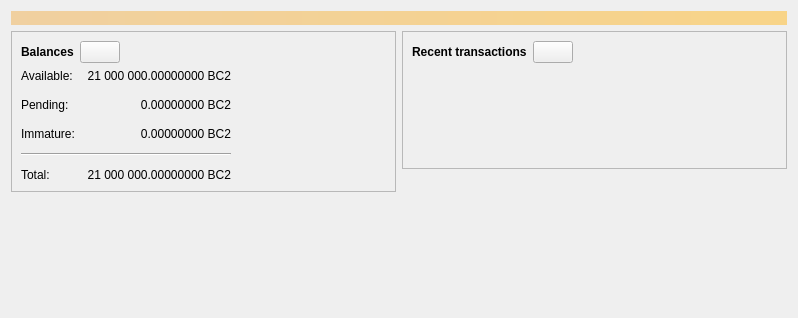
<?xml version="1.0" encoding="UTF-8"?>
<ui version="4.0">
 <class>OverviewPage</class>
 <widget class="QWidget" name="OverviewPage">
  <property name="geometry">
   <rect>
    <x>0</x>
    <y>0</y>
    <width>798</width>
    <height>318</height>
   </rect>
  </property>
  <property name="windowTitle">
   <string>Form</string>
  </property>
  <layout class="QVBoxLayout" name="topLayout">
   <item>
    <widget class="QLabel" name="labelAlerts">
     <property name="visible">
      <bool>false</bool>
     </property>
     <property name="styleSheet">
      <string notr="true">QLabel { background-color: qlineargradient(x1: 0, y1: 0, x2: 1, y2: 0, stop:0 #F0D0A0, stop:1 #F8D488); color:#000000; }</string>
     </property>
     <property name="wordWrap">
      <bool>true</bool>
     </property>
     <property name="margin">
      <number>3</number>
     </property>
     <property name="textInteractionFlags">
      <set>Qt::TextSelectableByMouse</set>
     </property>
    </widget>
   </item>
   <item>
    <layout class="QHBoxLayout" name="horizontalLayout" stretch="1,1">
     <item>
      <layout class="QVBoxLayout" name="verticalLayout_2">
       <item>
        <widget class="QFrame" name="frame">
         <property name="frameShape">
          <enum>QFrame::StyledPanel</enum>
         </property>
         <property name="frameShadow">
          <enum>QFrame::Raised</enum>
         </property>
         <layout class="QVBoxLayout" name="verticalLayout_4">
          <item>
           <layout class="QHBoxLayout" name="horizontalLayout_4">
            <item>
             <widget class="QLabel" name="label_5">
              <property name="font">
               <font>
                <weight>75</weight>
                <bold>true</bold>
               </font>
              </property>
              <property name="text">
               <string>Balances</string>
              </property>
             </widget>
            </item>
            <item>
             <widget class="QPushButton" name="labelWalletStatus">
              <property name="enabled">
               <bool>true</bool>
              </property>
              <property name="maximumSize">
               <size>
                <width>45</width>
                <height>16777215</height>
               </size>
              </property>
              <property name="toolTip">
               <string>The displayed information may be out of date. Your wallet automatically synchronizes with the BitcoinII network after a connection is established, but this process has not completed yet.</string>
              </property>
              <property name="text">
               <string/>
              </property>
              <property name="icon">
               <iconset resource="../bitcoinII.qrc">
                <normaloff>:/icons/warning</normaloff>
                <disabledoff>:/icons/warning</disabledoff>:/icons/warning</iconset>
              </property>
              <property name="iconSize">
               <size>
                <width>24</width>
                <height>24</height>
               </size>
              </property>
             </widget>
            </item>
            <item>
             <spacer name="horizontalSpacer_3">
              <property name="orientation">
               <enum>Qt::Horizontal</enum>
              </property>
              <property name="sizeHint" stdset="0">
               <size>
                <width>40</width>
                <height>20</height>
               </size>
              </property>
             </spacer>
            </item>
           </layout>
          </item>
          <item>
           <layout class="QGridLayout" name="gridLayout">
            <property name="spacing">
             <number>12</number>
            </property>
            <item row="1" column="1">
             <widget class="QLabel" name="labelUnconfirmed">
              <property name="cursor">
               <cursorShape>IBeamCursor</cursorShape>
              </property>
              <property name="toolTip">
               <string>Total of transactions that have yet to be confirmed, and do not yet count toward the spendable balance</string>
              </property>
              <property name="text">
               <string notr="true">0.00000000 BC2</string>
              </property>
              <property name="alignment">
               <set>Qt::AlignRight|Qt::AlignTrailing|Qt::AlignVCenter</set>
              </property>
              <property name="textInteractionFlags">
               <set>Qt::LinksAccessibleByMouse|Qt::TextSelectableByKeyboard|Qt::TextSelectableByMouse</set>
              </property>
             </widget>
            </item>
            <item row="3" column="0" colspan="2">
             <widget class="Line" name="line">
              <property name="orientation">
               <enum>Qt::Horizontal</enum>
              </property>
             </widget>
            </item>
            <item row="4" column="0">
             <widget class="QLabel" name="labelTotalText">
              <property name="text">
               <string>Total:</string>
              </property>
             </widget>
            </item>
            <item row="2" column="1">
             <widget class="QLabel" name="labelImmature">
              <property name="cursor">
               <cursorShape>IBeamCursor</cursorShape>
              </property>
              <property name="toolTip">
               <string>Mined balance that has not yet matured</string>
              </property>
              <property name="text">
               <string notr="true">0.00000000 BC2</string>
              </property>
              <property name="alignment">
               <set>Qt::AlignRight|Qt::AlignTrailing|Qt::AlignVCenter</set>
              </property>
              <property name="textInteractionFlags">
               <set>Qt::LinksAccessibleByMouse|Qt::TextSelectableByKeyboard|Qt::TextSelectableByMouse</set>
              </property>
             </widget>
            </item>
            <item row="1" column="2">
             <spacer name="horizontalSpacer_2">
              <property name="orientation">
               <enum>Qt::Horizontal</enum>
              </property>
              <property name="sizeHint" stdset="0">
               <size>
                <width>40</width>
                <height>20</height>
               </size>
              </property>
             </spacer>
            </item>
            <item row="2" column="0">
             <widget class="QLabel" name="labelImmatureText">
              <property name="text">
               <string>Immature:</string>
              </property>
             </widget>
            </item>
            <item row="4" column="1">
             <widget class="QLabel" name="labelTotal">
              <property name="cursor">
               <cursorShape>IBeamCursor</cursorShape>
              </property>
              <property name="toolTip">
               <string>Your current total balance</string>
              </property>
              <property name="text">
               <string notr="true">21 000 000.00000000 BC2</string>
              </property>
              <property name="alignment">
               <set>Qt::AlignRight|Qt::AlignTrailing|Qt::AlignVCenter</set>
              </property>
              <property name="textInteractionFlags">
               <set>Qt::LinksAccessibleByMouse|Qt::TextSelectableByKeyboard|Qt::TextSelectableByMouse</set>
              </property>
             </widget>
            </item>
            <item row="0" column="0">
             <widget class="QLabel" name="labelBalanceText">
              <property name="text">
               <string>Available:</string>
              </property>
             </widget>
            </item>
            <item row="0" column="1">
             <widget class="QLabel" name="labelBalance">
              <property name="cursor">
               <cursorShape>IBeamCursor</cursorShape>
              </property>
              <property name="toolTip">
               <string>Your current spendable balance</string>
              </property>
              <property name="text">
               <string notr="true">21 000 000.00000000 BC2</string>
              </property>
              <property name="alignment">
               <set>Qt::AlignRight|Qt::AlignTrailing|Qt::AlignVCenter</set>
              </property>
              <property name="textInteractionFlags">
               <set>Qt::LinksAccessibleByMouse|Qt::TextSelectableByKeyboard|Qt::TextSelectableByMouse</set>
              </property>
             </widget>
            </item>
            <item row="1" column="0">
             <widget class="QLabel" name="labelPendingText">
              <property name="text">
               <string>Pending:</string>
              </property>
             </widget>
            </item>
           </layout>
          </item>
         </layout>
        </widget>
       </item>
       <item>
        <spacer name="verticalSpacer">
         <property name="orientation">
          <enum>Qt::Vertical</enum>
         </property>
         <property name="sizeHint" stdset="0">
          <size>
           <width>20</width>
           <height>40</height>
          </size>
         </property>
        </spacer>
       </item>
      </layout>
     </item>
     <item>
      <layout class="QVBoxLayout" name="verticalLayout_3">
       <item>
        <widget class="QFrame" name="frame_2">
         <property name="frameShape">
          <enum>QFrame::StyledPanel</enum>
         </property>
         <property name="frameShadow">
          <enum>QFrame::Raised</enum>
         </property>
         <layout class="QVBoxLayout" name="verticalLayout">
          <item>
           <layout class="QHBoxLayout" name="horizontalLayout_2">
            <item>
             <widget class="QLabel" name="label_4">
              <property name="font">
               <font>
                <weight>75</weight>
                <bold>true</bold>
               </font>
              </property>
              <property name="text">
               <string>Recent transactions</string>
              </property>
             </widget>
            </item>
            <item>
             <widget class="QPushButton" name="labelTransactionsStatus">
              <property name="enabled">
               <bool>true</bool>
              </property>
              <property name="maximumSize">
               <size>
                <width>45</width>
                <height>16777215</height>
               </size>
              </property>
              <property name="toolTip">
               <string>The displayed information may be out of date. Your wallet automatically synchronizes with the BitcoinII network after a connection is established, but this process has not completed yet.</string>
              </property>
              <property name="text">
               <string/>
              </property>
              <property name="icon">
               <iconset resource="../bitcoinII.qrc">
                <normaloff>:/icons/warning</normaloff>
                <disabledoff>:/icons/warning</disabledoff>:/icons/warning</iconset>
              </property>
              <property name="iconSize">
               <size>
                <width>24</width>
                <height>24</height>
               </size>
              </property>
             </widget>
            </item>
            <item>
             <spacer name="horizontalSpacer">
              <property name="orientation">
               <enum>Qt::Horizontal</enum>
              </property>
              <property name="sizeHint" stdset="0">
               <size>
                <width>40</width>
                <height>20</height>
               </size>
              </property>
             </spacer>
            </item>
           </layout>
          </item>
          <item>
           <widget class="TransactionOverviewWidget" name="listTransactions">
            <property name="styleSheet">
             <string notr="true">QListView { background: transparent; }</string>
            </property>
            <property name="frameShape">
             <enum>QFrame::NoFrame</enum>
            </property>
            <property name="verticalScrollBarPolicy">
             <enum>Qt::ScrollBarAlwaysOff</enum>
            </property>
            <property name="horizontalScrollBarPolicy">
             <enum>Qt::ScrollBarAlwaysOff</enum>
            </property>
            <property name="sizeAdjustPolicy">
             <enum>QAbstractScrollArea::AdjustToContents</enum>
            </property>
            <property name="selectionMode">
             <enum>QAbstractItemView::NoSelection</enum>
            </property>
            <property name="uniformItemSizes">
             <bool>true</bool>
            </property>
           </widget>
          </item>
         </layout>
        </widget>
       </item>
       <item>
        <spacer name="verticalSpacer_2">
         <property name="orientation">
          <enum>Qt::Vertical</enum>
         </property>
         <property name="sizeHint" stdset="0">
          <size>
           <width>20</width>
           <height>40</height>
          </size>
         </property>
        </spacer>
       </item>
      </layout>
     </item>
    </layout>
   </item>
  </layout>
 </widget>
 <customwidgets>
  <customwidget>
   <class>TransactionOverviewWidget</class>
   <extends>QListView</extends>
   <header>qt/transactionoverviewwidget.h</header>
  </customwidget>
 </customwidgets>
 <resources/>
 <connections/>
</ui>
